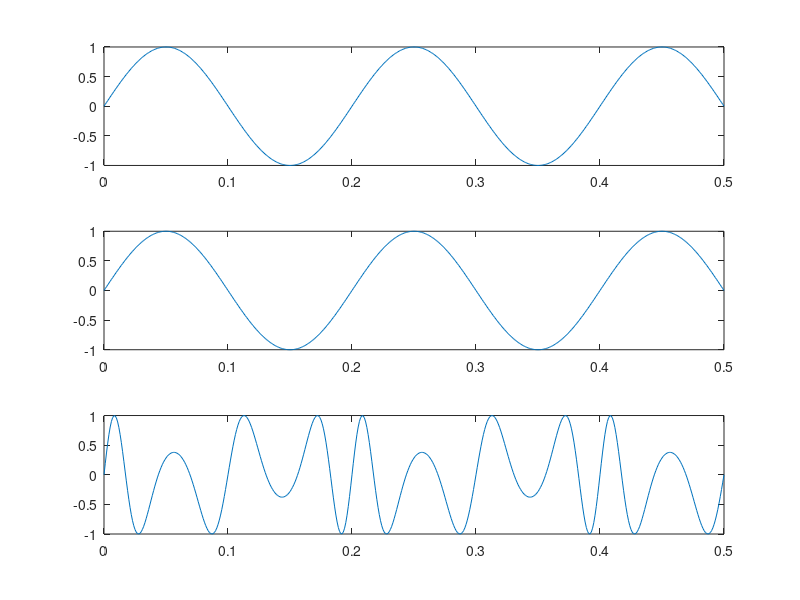

The MATLAB source for this figure:
clc; clear; close all;

fm= input ('Frequency:');
fc= input ('Carry Frequency:');

B=input ('Modulation Index:');

t=0:0.001:.5;

frequency=sin(2*pi*fm*t);
carry=sin(2*pi*fc*t);

A=sin(2*pi*fm*t+(B.*sin(2*pi*fc*t)));

subplot(3,1,1);
plot(t,frequency);


subplot(3,1,2);
plot(t,carry);


subplot(3,1,3);
plot(t,A);
